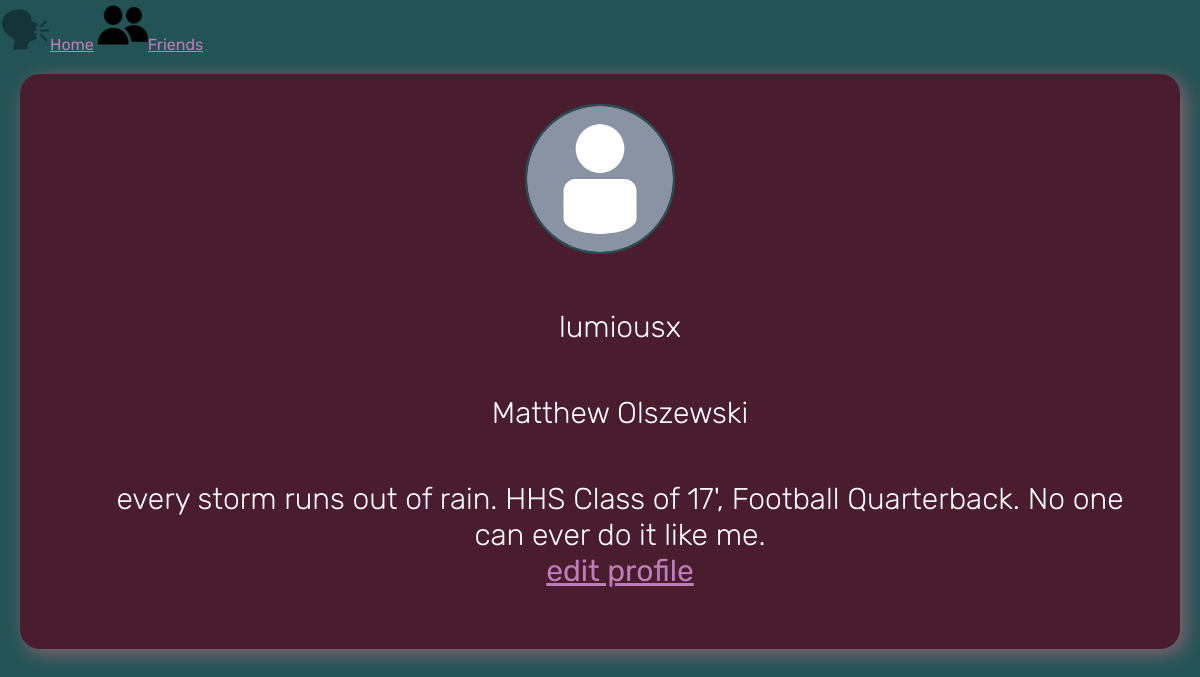
/profilepage (signed in), run on the app's committed database.
### tables this page shows
CREATE TABLE users (
    username text PRIMARY KEY,
    password text NOT NULL
, firstname TEXT, lastname TEXT, bio TEXT);

### app.py (the view, shortened to what this page needs)
@app.route('/profilepage', methods=['GET', 'POST'])
def profile_page():
    global current_user
    global selected_user
    global current_page
    conn = db_connection()
    cursor = conn.cursor()
    if current_user == current_page:
        sql_query = """SELECT * FROM users WHERE username=?"""
        cursor.execute(sql_query, (current_user,))
        userlist = []
        for row in cursor.fetchall():
            userlist.append(row)
        sql_query = """SELECT 2 FROM posts WHERE username=? ORDER BY id DESC"""
        cursor.execute(sql_query, (current_user,))
        postlist = []
        for row in cursor.fetchall():
            postlist.append(row)
        return render_template('profilepage.html', user=userlist, post=postlist, check=True)

### app.py (called while the page is built)
def db_connection():
    conn = None
    try:
        conn = sqlite3.connect("bickerdb.sqlite")
    except sqlite3.error as e:
        print(e)
    return conn

### templates/profilepage.html (shortened to what this page needs)
<!DOCTYPE html>
<html lang="en">
<head>
    <link rel= "stylesheet" type= "text/css" href= "{{ url_for('static',filename='profilepage.css') }}">
</head>
<body>
    <div class="nav-top">
        <div class="homebutton">
            <div class="important-links">
                <a href="{{ url_for('frontpage') }}" style = "color: #bc7db9;">
                    <img src = "{{ url_for('static', filename='bickerlogo.png') }}" alt = "home icon">Home</a>
                <a href="{{ url_for('friends_list') }}" style = "color: #bc7db9;">
                    <img src = "{{ url_for('static', filename='friendsicon.png') }}" alt = "friends icon">Friends</a>
            </div>
        </div>
    </div>
    {% for row in user %}
    <div class="container">
        <div class="box">
            <img src="{{ url_for('static', filename='anonymoususer.png') }}">
            <ul>
                <li>{{ row[0] }}</li>
                {% if row[2] == None %}
                <br>
                {% else %}
                <li>{{ row[2] }}</li>
                {% endif %}
                {% if row[4] == None %}
                <br>
                {% else %}
                <li>{{ row[4] }}</li>
                {% endif %}
                {% if check == True %}
                <a href="{{ url_for('edit_profile') }}" style = "color: #bc7db9;">edit profile</a>
                {% else %}
                <br>
                {% endif %}
            </ul>
        </div>
    </div>
    {% endfor %}
</body>

### static/profilepage.css (style rules this page uses)
body { margin:0; padding:0; font-family: 'Rubik', sans-serif; background-color: #245356; justify-content: center; align-items: center; }
* { box-sizing: border-box; }
.container { display: flex; width: 100%; height: 100%; padding: 20px 20px; }
.box { flex: 30%; display: table; align-items: center; text-align: center; font-size: 20px; background-color: #491c2e; color: #fff; padding: 30px 30px; border-radius: 20px; box-shadow: 5px 5px 20px #87646d }
.box img { border-radius: 50%; border: 2px solid #245356; height: 250px; width: 250px; }
.box ul { margin-top: 30px; font-size: 30px; text-align: center; }
.box ul li { list-style: none; margin-top: 50px; font-weight: 100; }
.box img { width: 150px; height: 150px; }
.homebutton img { width: 50px; height: 50px; }

### data on the page
users: username "lumiousx", firstname "Matthew Olszewski", bio "every storm runs out of rain. HHS Class of 17', Football Quarterback. No one can ever do it like me."
